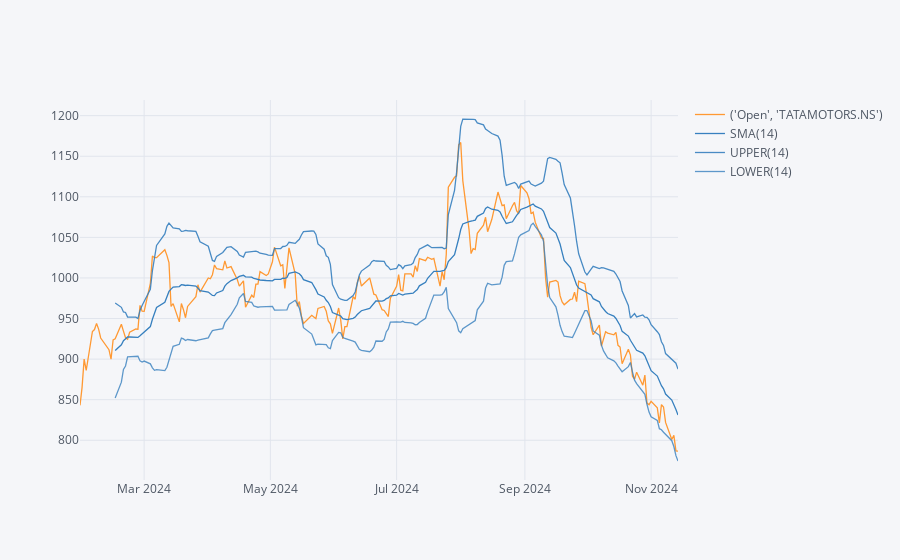

Notebook code for this chart:
### Code cell
df[['Open']].loc['2024-01-30':'2025-01-30'].ta_plot(study='boll')

### Figure 1 — Plotly figure (JSON) as saved in the notebook; plotly's stock layout.template omitted (floating-point values rounded to 4 significant figures; data arrays with more than 128 entries replaced by an {"elided": "..."} marker saying what was removed)
{"data": [{"line": {"color": "rgba(255, 153, 51, 1.0)", "dash": "solid", "shape": "linear", "width": 1.3}, "mode": "lines", "name": "('Open', 'TATAMOTORS.NS')", "text": "", "type": "scatter", "x": {"elided": "197 str values"}, "y": {"elided": "197 float values"}}, {"line": {"color": "rgba(55, 128, 191, 1.0)", "dash": "solid", "shape": "linear", "width": 1.3}, "mode": "lines", "name": "SMA(14)", "text": "", "type": "scatter", "x": {"elided": "197 str values"}, "y": {"elided": "197 mixed values"}}, {"line": {"color": "rgba(55, 128, 191, 0.8999999999999999)", "dash": "solid", "shape": "linear", "width": 1.3}, "mode": "lines", "name": "UPPER(14)", "text": "", "type": "scatter", "x": {"elided": "197 str values"}, "y": {"elided": "197 mixed values"}}, {"line": {"color": "rgba(55, 128, 191, 0.7999999999999998)", "dash": "solid", "shape": "linear", "width": 1.3}, "mode": "lines", "name": "LOWER(14)", "text": "", "type": "scatter", "x": {"elided": "197 str values"}, "y": {"elided": "197 mixed values"}}], "layout": {"legend": {"bgcolor": "#F5F6F9", "font": {"color": "#4D5663"}}, "paper_bgcolor": "#F5F6F9", "plot_bgcolor": "#F5F6F9", "title": {"font": {"color": "#4D5663"}}, "xaxis": {"gridcolor": "#E1E5ED", "showgrid": true, "tickfont": {"color": "#4D5663"}, "title": {"font": {"color": "#4D5663"}, "text": ""}, "zerolinecolor": "#E1E5ED"}, "yaxis": {"gridcolor": "#E1E5ED", "showgrid": true, "tickfont": {"color": "#4D5663"}, "title": {"font": {"color": "#4D5663"}, "text": ""}, "zerolinecolor": "#E1E5ED"}}}
